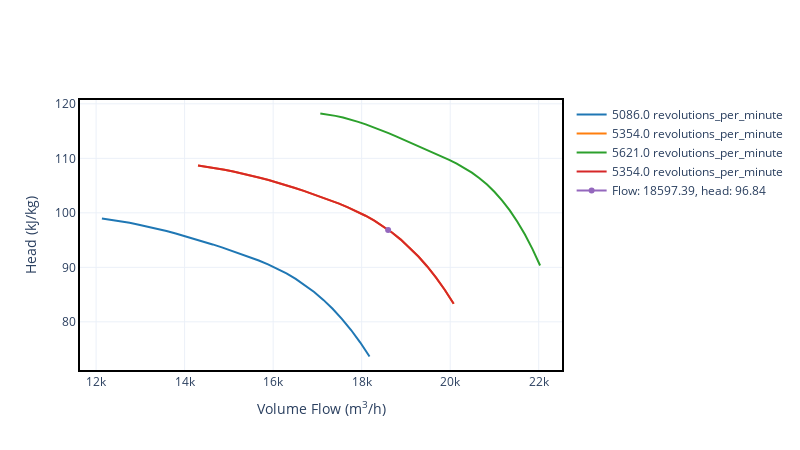

This figure's notebook cell:
### Code cell
fig = new_imp_2sec.head_plot(flow_v_units="m**3/h",head_units="kJ/kg",
                    speed_units="rpm",flow_v= new_point_2sec.flow_v, speed = new_point_2sec.speed)
fig.update_layout(height=450,width=800)
